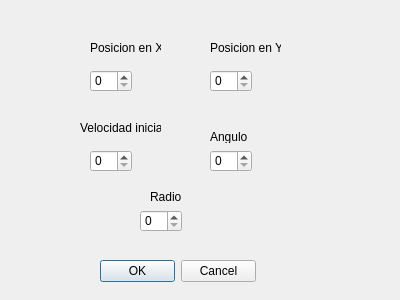
<?xml version="1.0" encoding="UTF-8"?>
<ui version="4.0">
 <class>M_parabolico</class>
 <widget class="QDialog" name="M_parabolico">
  <property name="geometry">
   <rect>
    <x>0</x>
    <y>0</y>
    <width>400</width>
    <height>300</height>
   </rect>
  </property>
  <property name="windowTitle">
   <string>Dialog</string>
  </property>
  <widget class="QSpinBox" name="spinBox">
   <property name="geometry">
    <rect>
     <x>90</x>
     <y>70</y>
     <width>42</width>
     <height>22</height>
    </rect>
   </property>
   <property name="maximum">
    <number>1000</number>
   </property>
  </widget>
  <widget class="QSpinBox" name="spinBox_2">
   <property name="geometry">
    <rect>
     <x>210</x>
     <y>70</y>
     <width>42</width>
     <height>22</height>
    </rect>
   </property>
   <property name="maximum">
    <number>500</number>
   </property>
  </widget>
  <widget class="QSpinBox" name="spinBox_3">
   <property name="geometry">
    <rect>
     <x>210</x>
     <y>150</y>
     <width>42</width>
     <height>22</height>
    </rect>
   </property>
  </widget>
  <widget class="QSpinBox" name="spinBox_4">
   <property name="geometry">
    <rect>
     <x>90</x>
     <y>150</y>
     <width>42</width>
     <height>22</height>
    </rect>
   </property>
  </widget>
  <widget class="QSpinBox" name="spinBox_5">
   <property name="geometry">
    <rect>
     <x>140</x>
     <y>210</y>
     <width>42</width>
     <height>22</height>
    </rect>
   </property>
  </widget>
  <widget class="QLabel" name="label">
   <property name="geometry">
    <rect>
     <x>90</x>
     <y>40</y>
     <width>71</width>
     <height>16</height>
    </rect>
   </property>
   <property name="text">
    <string>Posicion en X</string>
   </property>
  </widget>
  <widget class="QLabel" name="label_2">
   <property name="geometry">
    <rect>
     <x>210</x>
     <y>40</y>
     <width>71</width>
     <height>16</height>
    </rect>
   </property>
   <property name="text">
    <string>Posicion en Y</string>
   </property>
  </widget>
  <widget class="QLabel" name="label_3">
   <property name="geometry">
    <rect>
     <x>80</x>
     <y>120</y>
     <width>81</width>
     <height>16</height>
    </rect>
   </property>
   <property name="text">
    <string>Velocidad inicial</string>
   </property>
  </widget>
  <widget class="QLabel" name="label_4">
   <property name="geometry">
    <rect>
     <x>210</x>
     <y>130</y>
     <width>47</width>
     <height>13</height>
    </rect>
   </property>
   <property name="text">
    <string>Angulo</string>
   </property>
  </widget>
  <widget class="QLabel" name="label_5">
   <property name="geometry">
    <rect>
     <x>150</x>
     <y>190</y>
     <width>47</width>
     <height>13</height>
    </rect>
   </property>
   <property name="text">
    <string>Radio</string>
   </property>
  </widget>
  <widget class="QDialogButtonBox" name="buttonBox">
   <property name="geometry">
    <rect>
     <x>100</x>
     <y>260</y>
     <width>156</width>
     <height>23</height>
    </rect>
   </property>
   <property name="standardButtons">
    <set>QDialogButtonBox::Cancel|QDialogButtonBox::Ok</set>
   </property>
  </widget>
 </widget>
 <resources/>
 <connections/>
</ui>
